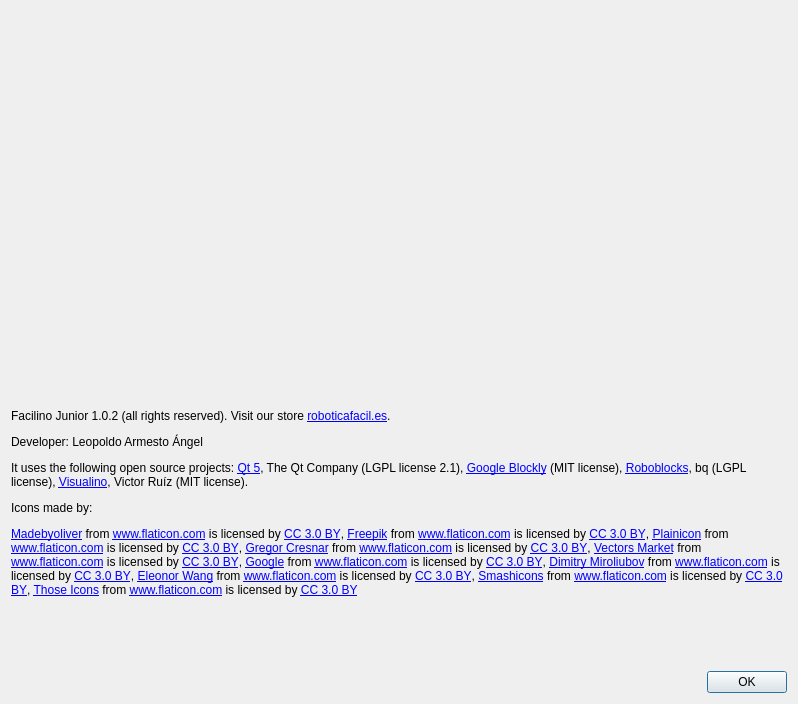
<?xml version="1.0" encoding="UTF-8"?>
<ui version="4.0">
 <class>AboutDialog</class>
 <widget class="QDialog" name="AboutDialog">
  <property name="geometry">
   <rect>
    <x>0</x>
    <y>0</y>
    <width>798</width>
    <height>704</height>
   </rect>
  </property>
  <property name="windowTitle">
   <string>Dialog</string>
  </property>
  <layout class="QVBoxLayout" name="verticalLayout">
   <item>
    <widget class="QLabel" name="label">
     <property name="sizePolicy">
      <sizepolicy hsizetype="Preferred" vsizetype="Preferred">
       <horstretch>0</horstretch>
       <verstretch>0</verstretch>
      </sizepolicy>
     </property>
     <property name="maximumSize">
      <size>
       <width>780</width>
       <height>16777215</height>
      </size>
     </property>
     <property name="text">
      <string/>
     </property>
     <property name="pixmap">
      <pixmap>../../../../../FaciliSim/icons/about-header.png</pixmap>
     </property>
    </widget>
   </item>
   <item>
    <widget class="QLabel" name="label_4">
     <property name="text">
      <string>&lt;html&gt;&lt;head/&gt;&lt;body&gt;&lt;p&gt;Facilino Junior 1.0.2 (all rights reserved). Visit our store &lt;a href=&quot;https://roboticafacil.es&quot;&gt;&lt;span style=&quot; text-decoration: underline; color:#0000ff;&quot;&gt;roboticafacil.es&lt;/span&gt;&lt;/a&gt;.&lt;/p&gt;&lt;p&gt;Developer: Leopoldo Armesto Ángel&lt;/p&gt;&lt;p&gt;It uses the following open source projects: &lt;a href=&quot;http://www.qt.io/&quot;&gt;&lt;span style=&quot; text-decoration: underline; color:#0000ff;&quot;&gt;Qt 5&lt;/span&gt;&lt;/a&gt;, The Qt Company (LGPL license 2.1), &lt;a href=&quot;https://developers.google.com/blockly/&quot;&gt;&lt;span style=&quot; text-decoration: underline; color:#0000ff;&quot;&gt;Google Blockly&lt;/span&gt;&lt;/a&gt; (MIT license), &lt;a href=&quot;https://github.com/bq/roboblocks&quot;&gt;&lt;span style=&quot; text-decoration: underline; color:#0000ff;&quot;&gt;Roboblocks&lt;/span&gt;&lt;/a&gt;, bq (LGPL license), &lt;a href=&quot;http://visualino.net&quot;&gt;&lt;span style=&quot; text-decoration: underline; color:#0000ff;&quot;&gt;Visualino&lt;/span&gt;&lt;/a&gt;, Victor Ruíz (MIT license).&lt;/p&gt;&lt;p&gt;Icons made by:&lt;/p&gt;&lt;p&gt;&lt;a href=&quot; http://www.flaticon.com/authors/madebyoliver&quot;&gt;&lt;span style=&quot; text-decoration: underline; color:#0000ff;&quot;&gt;Madebyoliver&lt;/span&gt;&lt;/a&gt; from &lt;a href=&quot; http://www.flaticon.com&quot;&gt;&lt;span style=&quot; text-decoration: underline; color:#0000ff;&quot;&gt;www.flaticon.com&lt;/span&gt;&lt;/a&gt; is licensed by &lt;a href=&quot;http://creativecommons.org/licenses/by/3.0/&quot;&gt;&lt;span style=&quot; text-decoration: underline; color:#0000ff;&quot;&gt;CC 3.0 BY&lt;/span&gt;&lt;/a&gt;, &lt;a href=&quot;http://www.freepik.com&quot;&gt;&lt;span style=&quot; text-decoration: underline; color:#0000ff;&quot;&gt;Freepik&lt;/span&gt;&lt;/a&gt; from &lt;a href=&quot; http://www.flaticon.com&quot;&gt;&lt;span style=&quot; text-decoration: underline; color:#0000ff;&quot;&gt;www.flaticon.com&lt;/span&gt;&lt;/a&gt; is licensed by &lt;a href=&quot;http://creativecommons.org/licenses/by/3.0/&quot;&gt;&lt;span style=&quot; text-decoration: underline; color:#0000ff;&quot;&gt;CC 3.0 BY&lt;/span&gt;&lt;/a&gt;, &lt;a href=&quot;http://www.flaticon.com/authors/plainicon&quot;&gt;&lt;span style=&quot; text-decoration: underline; color:#0000ff;&quot;&gt;Plainicon&lt;/span&gt;&lt;/a&gt; from &lt;a href=&quot; http://www.flaticon.com&quot;&gt;&lt;span style=&quot; text-decoration: underline; color:#0000ff;&quot;&gt;www.flaticon.com&lt;/span&gt;&lt;/a&gt; is licensed by &lt;a href=&quot;http://creativecommons.org/licenses/by/3.0/&quot;&gt;&lt;span style=&quot; text-decoration: underline; color:#0000ff;&quot;&gt;CC 3.0 BY&lt;/span&gt;&lt;/a&gt;, &lt;a href=&quot;http://www.flaticon.com/authors/gregor-cresnar&quot;&gt;&lt;span style=&quot; text-decoration: underline; color:#0000ff;&quot;&gt;Gregor Cresnar&lt;/span&gt;&lt;/a&gt; from &lt;a href=&quot; http://www.flaticon.com&quot;&gt;&lt;span style=&quot; text-decoration: underline; color:#0000ff;&quot;&gt;www.flaticon.com&lt;/span&gt;&lt;/a&gt; is licensed by &lt;a href=&quot;http://creativecommons.org/licenses/by/3.0/&quot;&gt;&lt;span style=&quot; text-decoration: underline; color:#0000ff;&quot;&gt;CC 3.0 BY&lt;/span&gt;&lt;/a&gt;, &lt;a href=&quot;http://www.flaticon.com/authors/vectors-market&quot;&gt;&lt;span style=&quot; text-decoration: underline; color:#0000ff;&quot;&gt;Vectors Market&lt;/span&gt;&lt;/a&gt; from &lt;a href=&quot; http://www.flaticon.com&quot;&gt;&lt;span style=&quot; text-decoration: underline; color:#0000ff;&quot;&gt;www.flaticon.com&lt;/span&gt;&lt;/a&gt; is licensed by &lt;a href=&quot;http://creativecommons.org/licenses/by/3.0/&quot;&gt;&lt;span style=&quot; text-decoration: underline; color:#0000ff;&quot;&gt;CC 3.0 BY&lt;/span&gt;&lt;/a&gt;, &lt;a href=&quot; http://www.flaticon.com/authors/google&quot;&gt;&lt;span style=&quot; text-decoration: underline; color:#0000ff;&quot;&gt;Google&lt;/span&gt;&lt;/a&gt; from &lt;a href=&quot; http://www.flaticon.com&quot;&gt;&lt;span style=&quot; text-decoration: underline; color:#0000ff;&quot;&gt;www.flaticon.com&lt;/span&gt;&lt;/a&gt; is licensed by &lt;a href=&quot;http://creativecommons.org/licenses/by/3.0/&quot;&gt;&lt;span style=&quot; text-decoration: underline; color:#0000ff;&quot;&gt;CC 3.0 BY&lt;/span&gt;&lt;/a&gt;, &lt;a href=&quot;http://www.flaticon.com/authors/dimitry-miroliubov&quot;&gt;&lt;span style=&quot; text-decoration: underline; color:#0000ff;&quot;&gt;Dimitry Miroliubov&lt;/span&gt;&lt;/a&gt; from &lt;a href=&quot;http://www.flaticon.com&quot;&gt;&lt;span style=&quot; text-decoration: underline; color:#0000ff;&quot;&gt;www.flaticon.com&lt;/span&gt;&lt;/a&gt; is licensed by &lt;a href=&quot;http://creativecommons.org/licenses/by/3.0/&quot;&gt;&lt;span style=&quot; text-decoration: underline; color:#0000ff;&quot;&gt;CC 3.0 BY&lt;/span&gt;&lt;/a&gt;, &lt;a href=&quot; https://www.flaticon.com/authors/eleonor-wang&quot;&gt;&lt;span style=&quot; text-decoration: underline; color:#0000ff;&quot;&gt;Eleonor Wang&lt;/span&gt;&lt;/a&gt; from &lt;a href=&quot;http://www.flaticon.com&quot;&gt;&lt;span style=&quot; text-decoration: underline; color:#0000ff;&quot;&gt;www.flaticon.com&lt;/span&gt;&lt;/a&gt; is licensed by &lt;a href=&quot;http://creativecommons.org/licenses/by/3.0/&quot;&gt;&lt;span style=&quot; text-decoration: underline; color:#0000ff;&quot;&gt;CC 3.0 BY&lt;/span&gt;&lt;/a&gt;, &lt;a href=&quot;https://www.flaticon.com/authors/smashicons&quot;&gt;&lt;span style=&quot; text-decoration: underline; color:#0000ff;&quot;&gt;Smashicons&lt;/span&gt;&lt;/a&gt; from &lt;a href=&quot;http://www.flaticon.com&quot;&gt;&lt;span style=&quot; text-decoration: underline; color:#0000ff;&quot;&gt;www.flaticon.com&lt;/span&gt;&lt;/a&gt; is licensed by &lt;a href=&quot;http://creativecommons.org/licenses/by/3.0/&quot;&gt;&lt;span style=&quot; text-decoration: underline; color:#0000ff;&quot;&gt;CC 3.0 BY&lt;/span&gt;&lt;/a&gt;, &lt;a href=&quot;https://www.flaticon.com/authors/those-icons&quot;&gt;&lt;span style=&quot; text-decoration: underline; color:#0000ff;&quot;&gt;Those Icons&lt;/span&gt;&lt;/a&gt; from &lt;a href=&quot;http://www.flaticon.com&quot;&gt;&lt;span style=&quot; text-decoration: underline; color:#0000ff;&quot;&gt;www.flaticon.com&lt;/span&gt;&lt;/a&gt; is licensed by &lt;a href=&quot;http://creativecommons.org/licenses/by/3.0/&quot;&gt;&lt;span style=&quot; text-decoration: underline; color:#0000ff;&quot;&gt;CC 3.0 BY&lt;/span&gt;&lt;/a&gt;&lt;/p&gt;&lt;/body&gt;&lt;/html&gt;</string>
     </property>
     <property name="wordWrap">
      <bool>true</bool>
     </property>
     <property name="margin">
      <number>20</number>
     </property>
    </widget>
   </item>
   <item>
    <widget class="QDialogButtonBox" name="buttonBox">
     <property name="orientation">
      <enum>Qt::Horizontal</enum>
     </property>
     <property name="standardButtons">
      <set>QDialogButtonBox::Ok</set>
     </property>
     <property name="centerButtons">
      <bool>false</bool>
     </property>
    </widget>
   </item>
  </layout>
 </widget>
 <resources/>
 <connections>
  <connection>
   <sender>buttonBox</sender>
   <signal>accepted()</signal>
   <receiver>AboutDialog</receiver>
   <slot>accept()</slot>
   <hints>
    <hint type="sourcelabel">
     <x>248</x>
     <y>254</y>
    </hint>
    <hint type="destinationlabel">
     <x>157</x>
     <y>274</y>
    </hint>
   </hints>
  </connection>
  <connection>
   <sender>buttonBox</sender>
   <signal>rejected()</signal>
   <receiver>AboutDialog</receiver>
   <slot>reject()</slot>
   <hints>
    <hint type="sourcelabel">
     <x>316</x>
     <y>260</y>
    </hint>
    <hint type="destinationlabel">
     <x>286</x>
     <y>274</y>
    </hint>
   </hints>
  </connection>
 </connections>
</ui>
